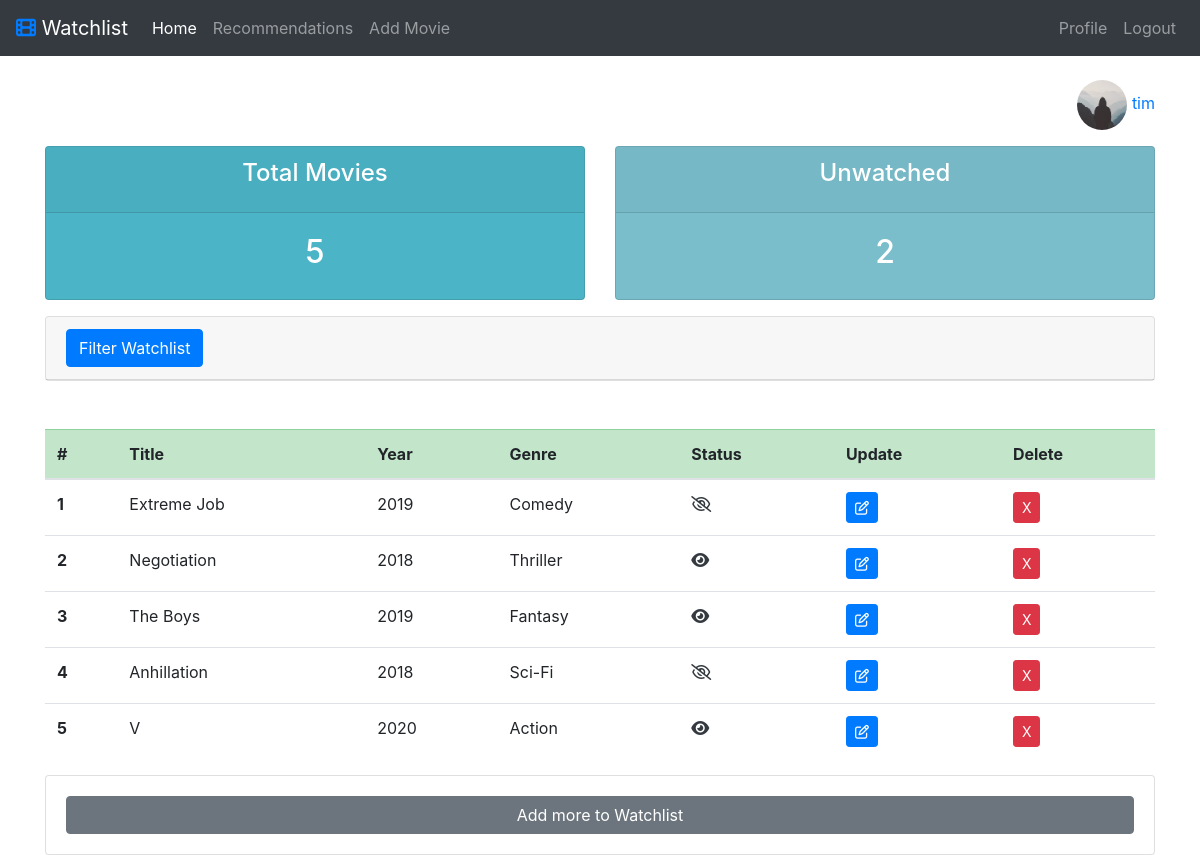
The page / (signed in) on the database as committed earlier.
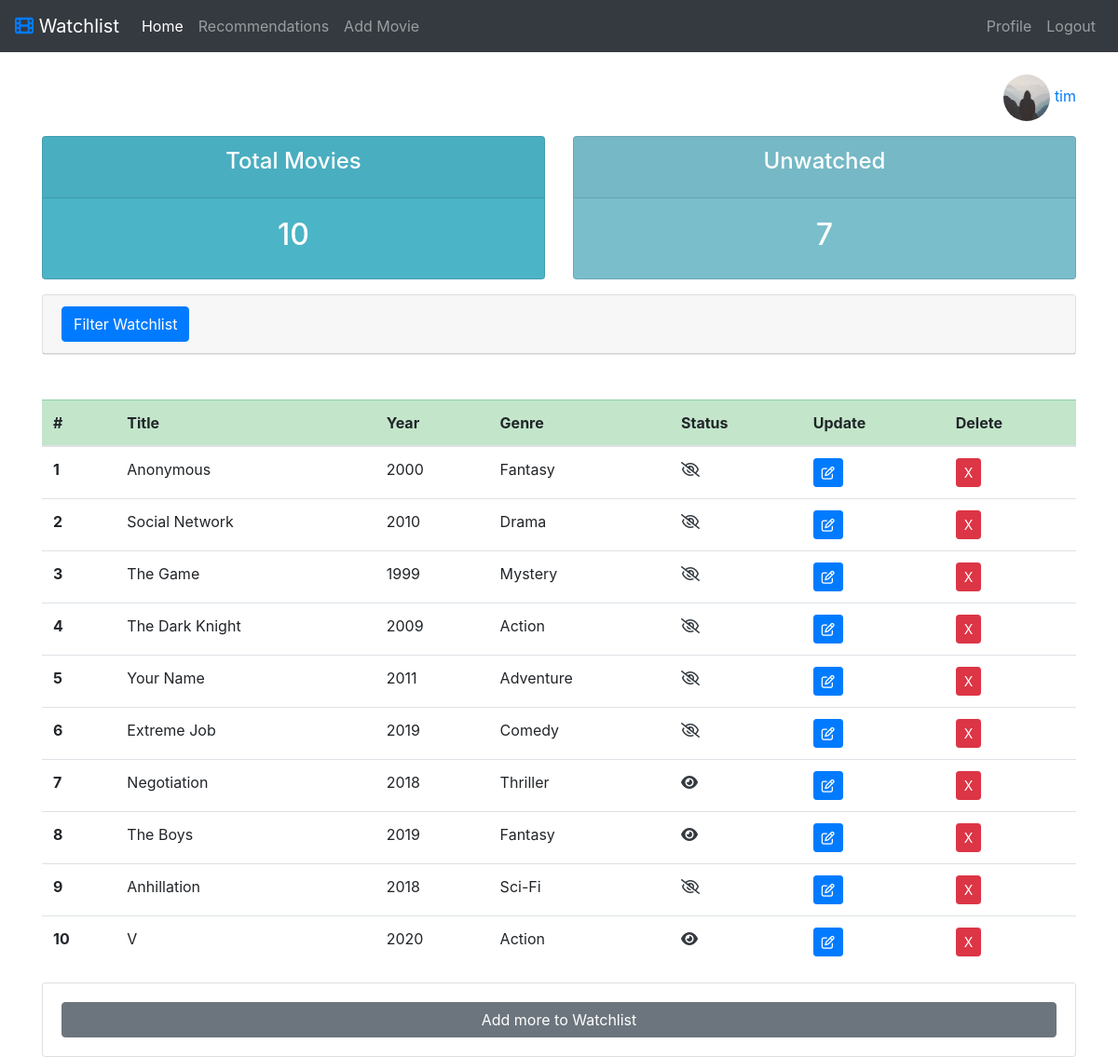
The same page on the database as committed later.
### movies/models.py (models this page shows, shortened)
class Movies(models.Model):
    CATEGORY = (
        ('Action', 'Action'),
        ('Adventure', 'Adventure'),
        ('Comedy', 'Comedy'),
        ('Crime', 'Crime'),
        ('Drama', 'Drama'),
        ('Fantasy', 'Fantasy'),
        ('Horror', 'Horror'),
        ('Mystery', 'Mystery'),
        ('Romance', 'Romance'),
        ('Sci-Fi', 'Sci-Fi'),
        ('Thriller', 'Thriller')
    )
    user = models.ForeignKey(User, on_delete=models.CASCADE, null=True)
    title = models.CharField(max_length=100)
    year = models.IntegerField()
    genre = models.CharField(max_length=50, choices=CATEGORY)
    status = models.BooleanField(default=False)

### movies/views.py (the view)
# urls.py: path('', views.home, name='home'),
@login_required(login_url='movietowatch')
def home(request):
    movies = request.user.movies_set.all()
    filter = MovieFilter(request.GET, queryset=movies)
    movies = filter.qs
    context = {
        'movies': movies.order_by('-id'),
        'total_movies': movies.count(),
        'unwatched': movies.filter(status=False).count(),
        'filter': filter
    }
    return render(request, 'movies/index.html', context)

### movies/templates/movies/index.html (shortened to what this page needs)
{% extends 'movies/base.html'%}
{% block content %}
<div class="text-right">
    <a href="{% url 'profile' %}">
        <img class="rounded-circle user-img" src="{{ request.user.profile.image.url }}">
    </a>
    <span class="text-primary">{{ request.user }}</span>
</div>
{% include 'partials/status.html' %}
{% include 'partials/filter.html' %}
<table class="table table-hover mt-5">
    <thead class="table-success">
        <tr>
            <th>#</th>
            <th>Title</th>
            <th>Year</th>
            <th>Genre</th>
            <th>Status</th>
            <th>Update</th>
            <th>Delete</th>
        </tr>
    </thead>
    <tbody>
        {% for movie in movies %}
            <tr>
                <th>{{ forloop.counter }}</th>
                <td>{{ movie.title }}</td>
                <td>{{ movie.year }}</td>
                <td>{{ movie.genre }}</td>
                <td>
                    <a href="{% url 'changeStatus' movie.id %}" class="text-dark">
                    {% if movie.status %}
                    <i class="fas fa-eye"></i>
                    {% else %}
                    <i class="far fa-eye-slash"></i>
                    {% endif %}
                    </a>
                </td>
                <td>
                    <a href="{% url 'update' movie.id %}" class="btn btn-sm btn-primary"><i class="far fa-edit"></i></a>
                </td>
                <td>
                    <a href="{% url 'delete' movie.id %}" class="btn btn-sm btn-danger">X</a>
                </td>
            </tr>
        {% endfor %}
    </tbody>
</table>
<div class="card card-body">
    <a href="{% url 'create' %}" class="btn btn-block btn-secondary">Add more to Watchlist</a>
</div>
{% endblock %}

Rows that differ between the two databases and show on the page:
added Movies: title "Anonymous", year "2000", genre "Fantasy", status False (drawn)
added Movies: title "Social Network", year "2010", genre "Drama", status False (drawn)
added Movies: title "The Game", year "1999", genre "Mystery", status False (drawn)
added Movies: title "The Dark Knight", year "2009", genre "Action", status False (drawn)
added Movies: title "Your Name", year "2011", genre "Adventure", status False (drawn)
Other text that changed with them:
{{ total_movies }}: "5" → "10"
{{ unwatched }}: "2" → "7"
